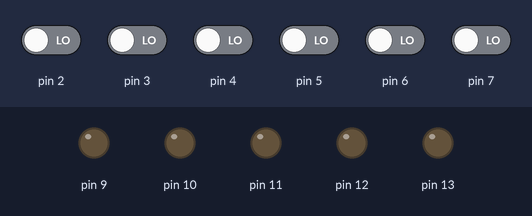
Bench run of a sketch on a simulated Arduino Uno, built with avr-gcc and run on an emulated ATmega328P. Shown: output pins drawn as LEDs (lit = HIGH). The test bench sets the inputs (shaded band); at power-on: pin 2–7 LOW.

Above: at 1.2 s.
1.3 s: pin 6 driven HIGH
At 2.4 s:
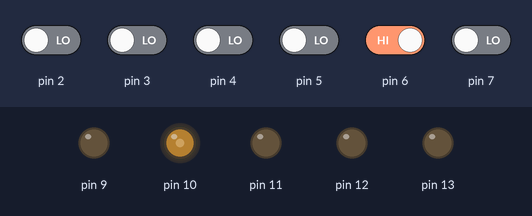
2.8 s: pin 2 driven HIGH
At 3.5 s:
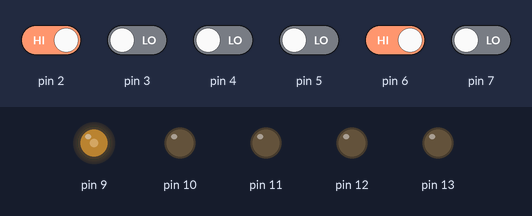
4.3 s: pin 3 driven HIGH
At 4.7 s:
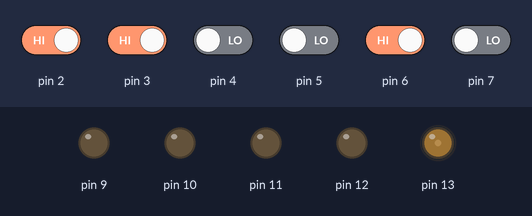
5.8 s: pin 3 driven LOW
At 7.0 s:
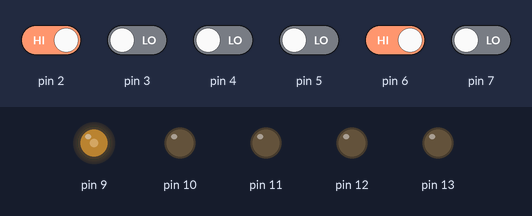
7.3 s: pin 2 driven LOW
At 8.5 s:
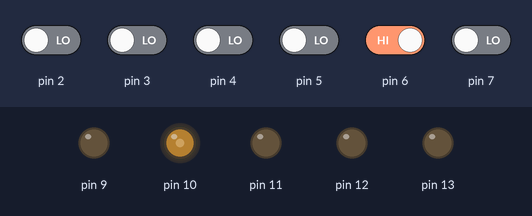
8.8 s: pin 4 driven HIGH
At 9.3 s:
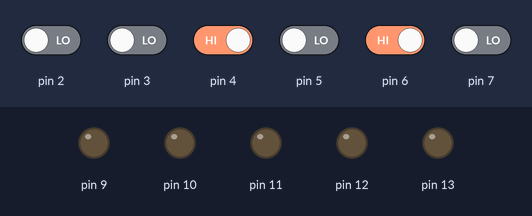
Timing chart, 0 to 11.3 s (numbered marks = the images above; inputs shaded):
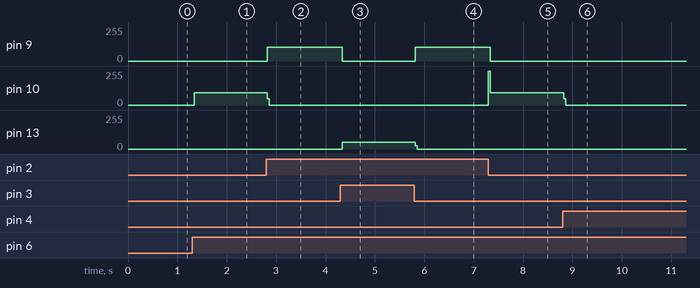

Measured:
- after the input at 1.3 s, pin 10: 0/255 → 93/255 at once
- after the input at 2.8 s, pin 9: 0/255 → 103/255 at once; pin 10: 93/255 → 0/255 at once
- after the input at 4.3 s, pin 9: 103/255 → 0/255 at once; pin 13: 0/255 → 49/255 at once
- after the input at 5.8 s, pin 9: 0/255 → 103/255 at once; pin 13: 49/255 → 0/255 at once
- after the input at 7.3 s, pin 9: 103/255 → 0/255 at once; pin 10: 0/255 → 93/255 at once
- after the input at 8.8 s, pin 10: 93/255 → 0/255 at once

The sketch:

ALU_optimizado.ino
```cpp
int EstadoA = 0;
int EstadoB = 0;

  int w = 0;
  int x = 0;
  int y = 0;
  int z = 0;

void setup() {
  //Pines de entrada para A, B, w, x, y, z
  pinMode(2, INPUT);
  pinMode(3, INPUT);
  pinMode(4, INPUT);
  pinMode(5, INPUT);
  pinMode(6, INPUT);
  pinMode(7, INPUT);
  //Pines de salida para cada operación
  //SUMA, RESTA, DIVISION, MULTIPLICACION
  pinMode(13, OUTPUT);
  //ACARREO
  pinMode(12, OUTPUT);
  //SIGNO
  pinMode(11, OUTPUT);
  //INDEFINIDO
  pinMode(10, OUTPUT);
  //INFINITO
  pinMode(9, OUTPUT);
}

void loop() {

  EstadoA = digitalRead(2); // Leer valor de A
  EstadoB = digitalRead(3); // Leer valor de B
  w = digitalRead(4);
  x = digitalRead(5);
  y = digitalRead(6);
  z = digitalRead(7);

  // SUMA
  if ((EstadoA ^ EstadoB) && (!z && !y && !x && w)) {
    digitalWrite(13, HIGH); // SALIDA DE SUMA
  }
  // ACARREO
  if ((EstadoA && EstadoB) && (!z && !y && !x && w)) {
    digitalWrite(12, HIGH); // SALIDA DEL ACARREO
  }
  //RESTA
  if ((EstadoA ^ EstadoB) && (!z && !y && x && !w)) {
    digitalWrite(13, HIGH); //SALIDA DE RESTA
  }
  // (!A AND B) SIGNO NEGATIVO DE LA RESTA
  if ((!EstadoA && EstadoB) && (!z && !y && x && !w)) {
    digitalWrite(11, HIGH); //SALIDA DEL SIGNO NEGATIVO
  }

  //MULTIPLICACION
  if ((EstadoA && EstadoB) && (!z && !y && x && w)) {
    digitalWrite(13, HIGH); // SALIDA DE LA MULTIPLICACIÓN
  }
  //DIVISION
  if ((EstadoA && EstadoB) && (!z && y && !x && !w)) {
    digitalWrite(13, HIGH); // SALIDA DE LA DIVISIÓN
  }
  // (!A AND !B) INDEFINIDO
  if ((!EstadoA && !EstadoB) && (!z && y && !x && !w)) {
    digitalWrite(10, HIGH); // SALIDA DEL INDEFINIDO
  }
  // (A AND !B) INFINITO
  if ((EstadoA && !EstadoB) && (!z && y && !x && !w)) {
    digitalWrite(9, HIGH); // SALIDA DEL INFINITO
  }
  // AND
  if ((EstadoA && EstadoB) && (!z && y && !x && w)){
    digitalWrite(13, HIGH); // SALIDA DEL AND
  }
  // OR
  if ((EstadoA || EstadoB) && (!z && y && x && !w)){
    digitalWrite(13, HIGH); // SALIDA DEL OR
  }
  // NOT
  if (!EstadoA && (!z && y && x && w)){
    digitalWrite(13, HIGH); // SALIDA DEL NOT
  }
  // XOR
  if ((EstadoA ^ EstadoB) && (z && !y && !x && !w)){
    digitalWrite(13, HIGH); // SALIDA DEL XOR
  }
  // NOR
  if ((!EstadoA && !EstadoB) && (z && !y && !x && w)){
    digitalWrite(13, HIGH); // SALIDA DEL NOR
  }
  // XNOR
  if ((!EstadoA && !EstadoB || EstadoA && EstadoB) && (z && !y && x && !w)){
    digitalWrite(13, HIGH); // SALIDA DEL XNOR
  }
  // NAND
  if (((!EstadoA && !EstadoB) || (EstadoA ^ EstadoB)) && (z && !y && x && w)){
    digitalWrite(13, HIGH); // SALIDA DEL NAND
  }

  // PARA QUE LOS LED VUELVAN A SU ESTADO OFF
  digitalWrite(13, LOW);
  digitalWrite(12, LOW);
  digitalWrite(11, LOW);
  digitalWrite(10, LOW);
  digitalWrite(9, LOW);

}
```
